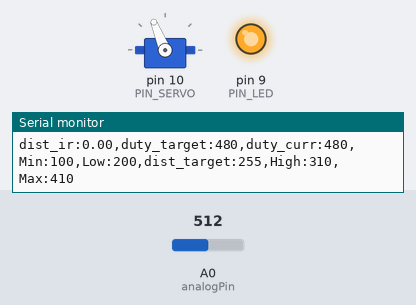
Bench run of a sketch on a simulated Arduino Uno, built with avr-gcc and run on an emulated ATmega328P. Shown: servo, output pins drawn as LEDs (lit = HIGH), the last lines printed to the serial monitor. The test bench sets the inputs (shaded band); at power-on: A0 (analogPin) = 512.

Above: at 1.2 s.
1.3 s: A0 (analogPin) set to 478
At 2.9 s:
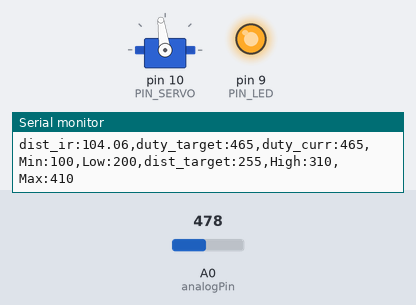
4.3 s: A0 (analogPin) set to 324
At 4.7 s:
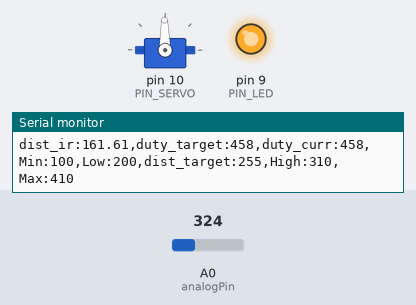
7.3 s: A0 (analogPin) set to 308
At 8.4 s:
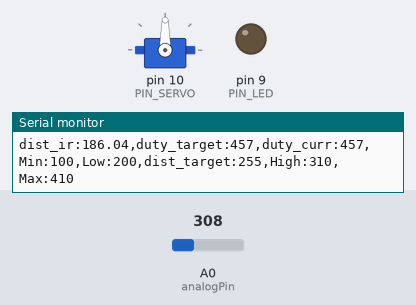
8.9 s: A0 (analogPin) set to 170
At 11.5 s:
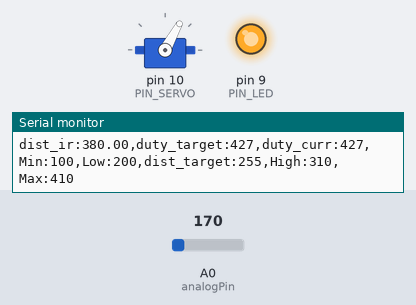
11.9 s: A0 (analogPin) set to 190
At 13.8 s:
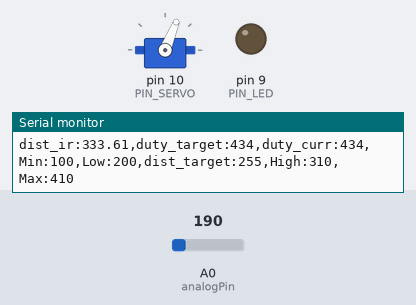
Timing chart, 0 to 15.3 s (numbered marks = the images above; inputs shaded):
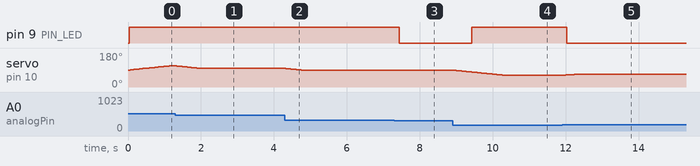

Measured:
- the behaviour switches between 493 and 492 on A0 (analogPin) (found by bisection; images 0 and 1)
- the behaviour switches between 317 and 316 on A0 (analogPin) (found by bisection; images 2 and 3)
- after the input at 1.3 s, servo on pin 10 (PIN_SERVO): moves from 112° to 98° over 1.2 s, starting at once
- after the input at 4.3 s, servo on pin 10 (PIN_SERVO): 98° → 96° at once, → 91° 0.12 s later, → 90° 0.30 s later
- after the input at 7.3 s, pin 9 (PIN_LED): HIGH → LOW after 0.13 s
- after the input at 8.9 s, pin 9 (PIN_LED): LOW → HIGH after 0.53 s; servo on pin 10 (PIN_SERVO): moves from 90° to 61° over 1.4 s, starting at once
- after the input at 11.9 s, pin 9 (PIN_LED): HIGH → LOW after 0.13 s; servo on pin 10 (PIN_SERVO): 61° → 66° at once, → 67° 0.32 s later, → 68° 0.18 s later

The sketch:

11.2.ino
```cpp
#include <Servo.h>

// Arduino pin assignment
#define PIN_LED 9
#define PIN_SERVO 10
#define PIN_TRIG 12
#define PIN_ECHO 13
int analogPin =0;

// configurable parameters
#define SND_VEL 346.0 // sound velocity at 24 celsius degree (unit: m/s)
#define INTERVAL 25 // sampling interval (unit: ms)
#define _DIST_MIN 100 // minimum distance to be measured (unit: mm)
#define _DIST_MAX 400 // maximum distance to be measured (unit: mm)
#define _DIST_ALPHA 0.1 // EMA weight of new sample (range: 0 to 1). Setting this value to 1 effectively disables EMA filter.

#define _DUTY_MIN 1300// servo full clockwise position (0 degree)
#define _DUTY_NEU 1470 // servo neutral position (90 degree)
#define _DUTY_MAX 1700 // servo full counterclockwise position (180 degree)

#define _SERVO_SPEED 100 // servo speed limit (unit: degree/second)

// global variables
float timeout; // unit: us
float dist_min, dist_max, dist_raw,dist_ema, dist_prev ,alpha; // unit: mm
int point;
float lastEMA=0.0;
bool ballclosing;
unsigned long last_sampling_time; // unit: ms
float scale; // used for pulse duration to distance conversion
//------------
int duty_chg_per_interval; // maximum duty difference per interval
float pause_time; // unit: sec
Servo myservo;
int duty_target, duty_curr;
//-----------
float reading;

void setup() {
// initialize GPIO pins
  pinMode(PIN_LED,OUTPUT);
  pinMode(PIN_TRIG,OUTPUT);
  digitalWrite(PIN_TRIG, LOW);
  pinMode(PIN_ECHO,INPUT);

  myservo.attach(PIN_SERVO);
  duty_target = duty_curr = _DUTY_NEU;
  myservo.writeMicroseconds(_DUTY_NEU);

// initialize USS related variables
  dist_min = _DIST_MIN;
  dist_max = _DIST_MAX;
  alpha = _DIST_ALPHA;
  timeout = (INTERVAL / 2) * 1000.0; // precalculate pulseIn() timeout value. (unit: us)
  dist_raw = dist_prev = 0.0; // raw distance output from USS (unit: mm)
  scale = 0.001 * 0.5 * SND_VEL;

// initialize serial port
  Serial.begin(57600);

// convert angle speed into duty change per interval.
  duty_chg_per_interval = (float)(_DUTY_MAX - _DUTY_MIN) * _SERVO_SPEED / 180 * INTERVAL / 1000;


// initialize last sampling time
  last_sampling_time = 0;
}

void loop() {
// wait until next sampling time.
// millis() returns the number of milliseconds since the program started. Will overflow after 50 days.
  if(millis() < last_sampling_time + INTERVAL) return;

// get a distance reading from the USS
  dist_raw = USS_measure(PIN_TRIG,PIN_ECHO);
  dist_ema = alpha*dist_raw+(1-alpha)*dist_ema;

// output the read value to the serial port
  Serial.print("dist_ir:");
  Serial.print(dist_ema);
  Serial.print(",duty_target:");
  Serial.print(map(duty_target,1000,2000,410,510));
  Serial.print(",duty_curr:");
  Serial.print(map(duty_curr,1000,2000,410,510));
  Serial.println(",Min:100,Low:200,dist_target:255,High:310,Max:410");


//target 설정
// adjust servo position according to the USS read value
/*//공이 굴러가는 방향따라 각도바뀌는 지점을 바꾸려고 했으나 결과가 좋지 못함.
  if(lastEMA - dist_ema >= 0)ballclosing = true;
  else ballclosing = false;
  lastEMA= dist_ema;
// if (ballclosing) point = 250;*/
  point = 180;
  int pointTerm = 10;
//  Serial.println((dist_raw-180)/(360-180)*((_DUTY_MAX-_DUTY_MIN)/100));
  if (point+pointTerm<=dist_ema){
    duty_target = _DUTY_NEU-(dist_ema-(point+pointTerm))*(_DUTY_NEU-_DUTY_MIN)/(300-(point+pointTerm));
    //myservo.writeMicroseconds(_DUTY_MIN);
  }else if(point-pointTerm>dist_ema){
    duty_target = _DUTY_NEU-(dist_ema-(point-pointTerm))*(_DUTY_MAX-_DUTY_NEU)/(point-pointTerm);
    //myservo.writeMicroseconds(_DUTY_MAX);
  }// add your code here!


//현재 움직임
// adjust duty_curr toward duty_target by duty_chg_per_interval
  if(duty_target > duty_curr) {
    duty_curr += duty_chg_per_interval;
    if(duty_curr > duty_target) duty_curr = duty_target;
  }
  else {
    duty_curr -= duty_chg_per_interval;
    if(duty_curr < duty_target) duty_curr = duty_target;
  }

// update servo position
  myservo.writeMicroseconds(duty_curr);


// update last sampling time
  last_sampling_time += INTERVAL;

//LED
  if (360>=dist_ema and dist_ema>=180) digitalWrite(PIN_LED, LOW);
  else digitalWrite(PIN_LED, HIGH);

}

// get a distance reading from USS. return value is in millimeter.
float USS_measure(int TRIG, int ECHO)
{
  float readingTest;
/*  digitalWrite(TRIG, HIGH);
  delayMicroseconds(10);
  digitalWrite(TRIG, LOW);
  readingTest = pulseIn(ECHO, HIGH, timeout) * scale;// unit: mm
*/
  readingTest = ir_distance();
  if(readingTest!=0.0){
    if(readingTest < dist_min || readingTest > dist_max) reading = 0.0;// return 0 when out of range.
    else reading = readingTest;
  }
  return reading;
}

//적외선센서
float ir_distance(void){// return value unit: mm
  float val;
  float volt =analogRead(analogPin);
  val = ((6762.0/(volt-9.0))-4.0) *10.0;
  return val;
  }
```
